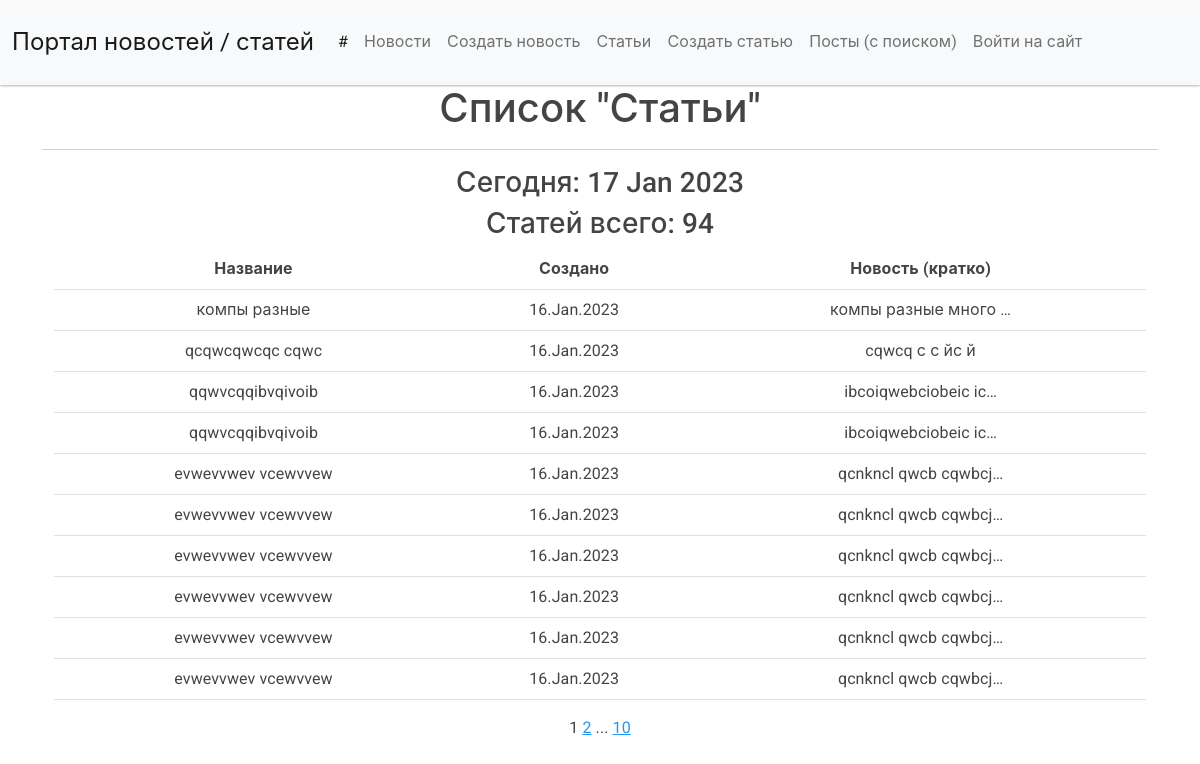
The app's page /articles/, older data.
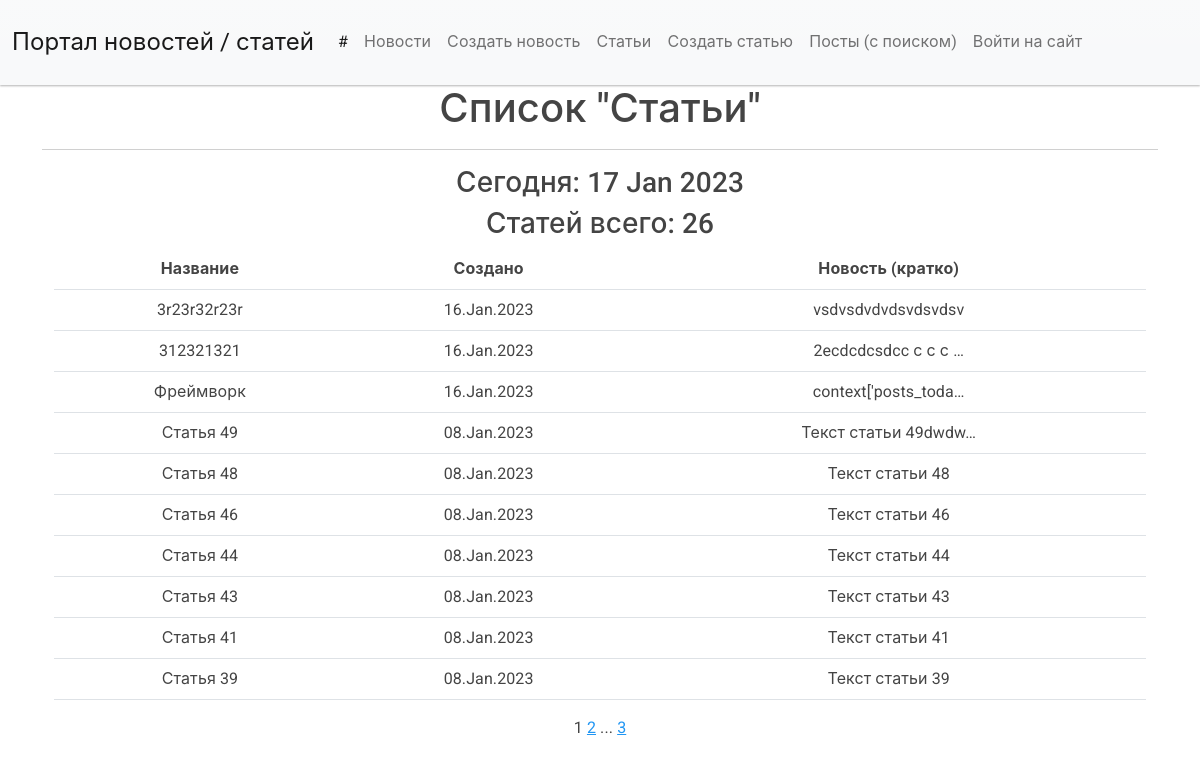
The same page, newer data.
### news/models.py (models this page shows, shortened)
class Post(models.Model):
    TYPES = [
        ('A', 'Article'),
        ('N', 'News')
    ]
    author = models.ForeignKey(Author, on_delete=models.CASCADE)
    post_type = models.CharField(max_length=1, choices=TYPES, default='A')
    creation = models.DateTimeField(auto_now_add=True)
    category = models.ManyToManyField(Category, through='PostCategory')
    title = models.CharField(max_length=200)
    text = models.TextField()
    rating = models.IntegerField(default=0)

### news/views.py (the view)
# urls.py: path('articles/', PostList.as_view(), name='arts_list'),
class PostList(ListView):
    model = Post
    ordering = '-creation'
    template_name = 'post_list.html'
    context_object_name = 'post_list'
    paginate_by = 10
    def get_context_data(self, **kwargs):
        context = super().get_context_data(**kwargs)
        if 'news' in self.request.path.split('/'):
            context['post_count'] = Post.objects.filter(post_type='N').count
            context['obj_type1'] = 'Новости'
            context['obj_type2'] = 'Новостей'
        else:
            context['post_count'] = Post.objects.filter(post_type='A').count
            context['obj_type1'] = 'Статьи'
            context['obj_type2'] = 'Статей'
        if self.request.user.is_authenticated:
            context['user_name'] = self.request.user
        return context
    def get_queryset(self):
        if 'news' in self.request.path.split('/'):
            queryset = Post.objects.order_by('-creation').filter(post_type='N')
        else:
            queryset = Post.objects.order_by('-creation').filter(post_type='A')
        self.filterset = NewsFilter(self.request.GET, queryset)
        return self.filterset.qs

### news/templatetags/custom_filters.py (called while the page is built)
@register.filter()
def censor(value):
   def isbad(word: str):
      return True if word in BAD_WORDS else False
   def replace(word: str):
      str_ = word[0]
      for i in range(1, len(word)):
         if word[i] not in string.punctuation:
            str_ += '*'
         else:
            str_ += word[i]
      return str_
   list = value.split()
   for n, word in enumerate(list):
      word2check = ""
      word = word.strip().lower()
      for i in range(len(word)):
         if word[i] not in string.punctuation:
            word2check += word[i]
      if isbad(word2check):
         list[n] = replace(list[n])
   return f'{" ".join(list)}'

### news/templatetags/custom_tags.py (called while the page is built)
@register.simple_tag()
def current_time(format_string='%d %b %Y'):
    return datetime.utcnow().strftime(format_string)

@register.simple_tag(takes_context=True)
def url_replace(context, **kwargs):
    d = context['request'].GET.copy()
    for k, v in kwargs.items():
        d[k] = v
    return d.urlencode()

### templates/post_list.html (shortened to what this page needs)
{% extends 'flatpages/default.html' %}
{% load custom_filters %}
{% load custom_tags %}
{% block content %}
<h1>Список "{{ obj_type1 }}"</h1>
   <hr>
   <h3>Сегодня: {% current_time %} </h3>
   <h3> {{ obj_type2 }} всего: {{ post_count }} </h3>
   {% if post_list %}
    <div class="container">
        <table class="table table-hover">
          <thead>
            <tr>
              <th scope="col">Название</th>
              <th scope="col">Создано</th>
              <th scope="col">Новость (кратко)</th>
            </tr>
          </thead>
  <tbody>
           {% for one in post_list %}
            <tr class="light">
               <td>{{ one.title|censor }}</td>
               <td>{{ one.creation|date:'d.M.Y' }}</td>
               <td>{{ one.text|truncatechars:20|censor }}</td>
           </tr>
           {% endfor %}
         </tbody>
       </table>
    </div>
   {% else %}
       <h2>{{ obj_type2 }} пока нет.</h2>
   {% endif %}
    {% if page_obj.paginator.num_pages > 1 %}
        {{ page_obj.number }}
    {% endif %}
   {% if page_obj.has_next %}
       <a href="?{% url_replace page=page_obj.next_page_number %}">{{ page_obj.next_page_number }}</a>
       {% if paginator.num_pages != page_obj.next_page_number %}
           ...
           <a href="?{% url_replace page=page_obj.paginator.num_pages %}">{{ page_obj.paginator.num_pages }}</a>
       {% endif %}
   {% endif %}
{% endblock content %}

Row changes from the older to the newer data that the page shows:
removed Post: title|censor "компы разные", creation "16.Jan.2023", text|censor "компы разные много …"
removed Post: title|censor "qcqwcqwcqc cqwc", creation "16.Jan.2023", text|censor "cqwcq с с йс й"
removed Post: title|censor "qqwvcqqibvqivoib", creation "16.Jan.2023", text|censor "ibcoiqwebciobeic ic…"
removed Post: title|censor "qqwvcqqibvqivoib", creation "16.Jan.2023", text|censor "ibcoiqwebciobeic ic…"
removed Post: title|censor "evwevvwev vcewvvew", creation "16.Jan.2023", text|censor "qcnkncl qwcb cqwbcj…"
removed Post: title|censor "evwevvwev vcewvvew", creation "16.Jan.2023", text|censor "qcnkncl qwcb cqwbcj…"
removed Post: title|censor "evwevvwev vcewvvew", creation "16.Jan.2023", text|censor "qcnkncl qwcb cqwbcj…"
removed Post: title|censor "evwevvwev vcewvvew", creation "16.Jan.2023", text|censor "qcnkncl qwcb cqwbcj…"
removed Post: title|censor "evwevvwev vcewvvew", creation "16.Jan.2023", text|censor "qcnkncl qwcb cqwbcj…"
removed Post: title|censor "evwevvwev vcewvvew", creation "16.Jan.2023", text|censor "qcnkncl qwcb cqwbcj…"
now on this page (row unchanged): Post: title|censor "3r23r32r23r", creation "16.Jan.2023", text|censor "vsdvsdvdvdsvdsvdsv"
now on this page (row unchanged): Post: title|censor "312321321", creation "16.Jan.2023", text|censor "2ecdcdcsdcc с с с …"
now on this page (row unchanged): Post: title|censor "Фреймворк", creation "16.Jan.2023", text|censor "context['posts_toda…"
now on this page (row unchanged): Post: title|censor "Статья 49", creation "08.Jan.2023", text|censor "Текст статьи 49dwdw…"
now on this page (row unchanged): Post: title|censor "Статья 48", creation "08.Jan.2023", text|censor "Текст статьи 48"
now on this page (row unchanged): Post: title|censor "Статья 46", creation "08.Jan.2023", text|censor "Текст статьи 46"
now on this page (row unchanged): Post: title|censor "Статья 44", creation "08.Jan.2023", text|censor "Текст статьи 44"
now on this page (row unchanged): Post: title|censor "Статья 43", creation "08.Jan.2023", text|censor "Текст статьи 43"
now on this page (row unchanged): Post: title|censor "Статья 41", creation "08.Jan.2023", text|censor "Текст статьи 41"
now on this page (row unchanged): Post: title|censor "Статья 39", creation "08.Jan.2023", text|censor "Текст статьи 39"
Text that changed along with them:
{{ post_count }}: "94" → "26"
{{ page_obj.paginator.num_pages }}: "10" → "3"
